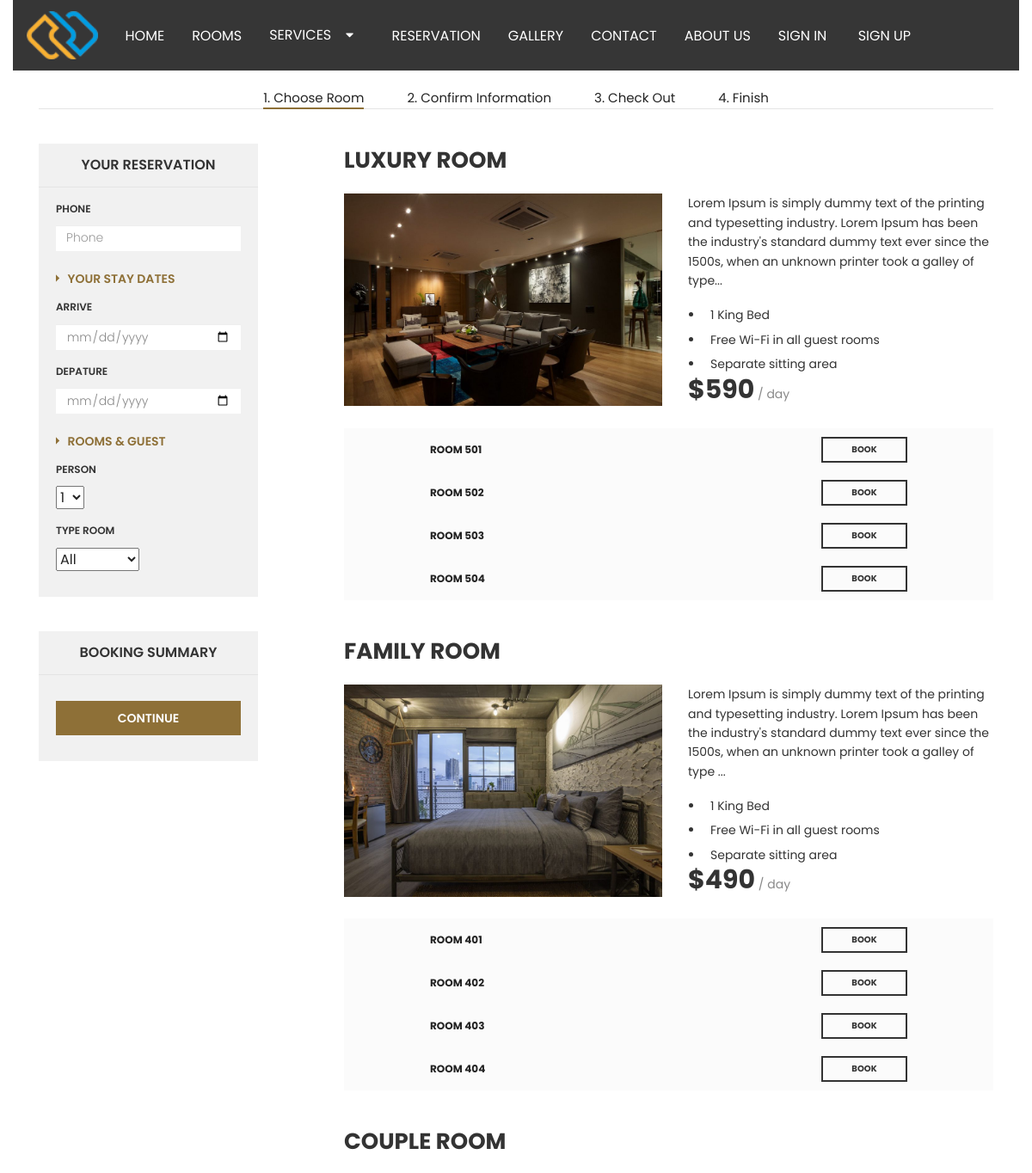
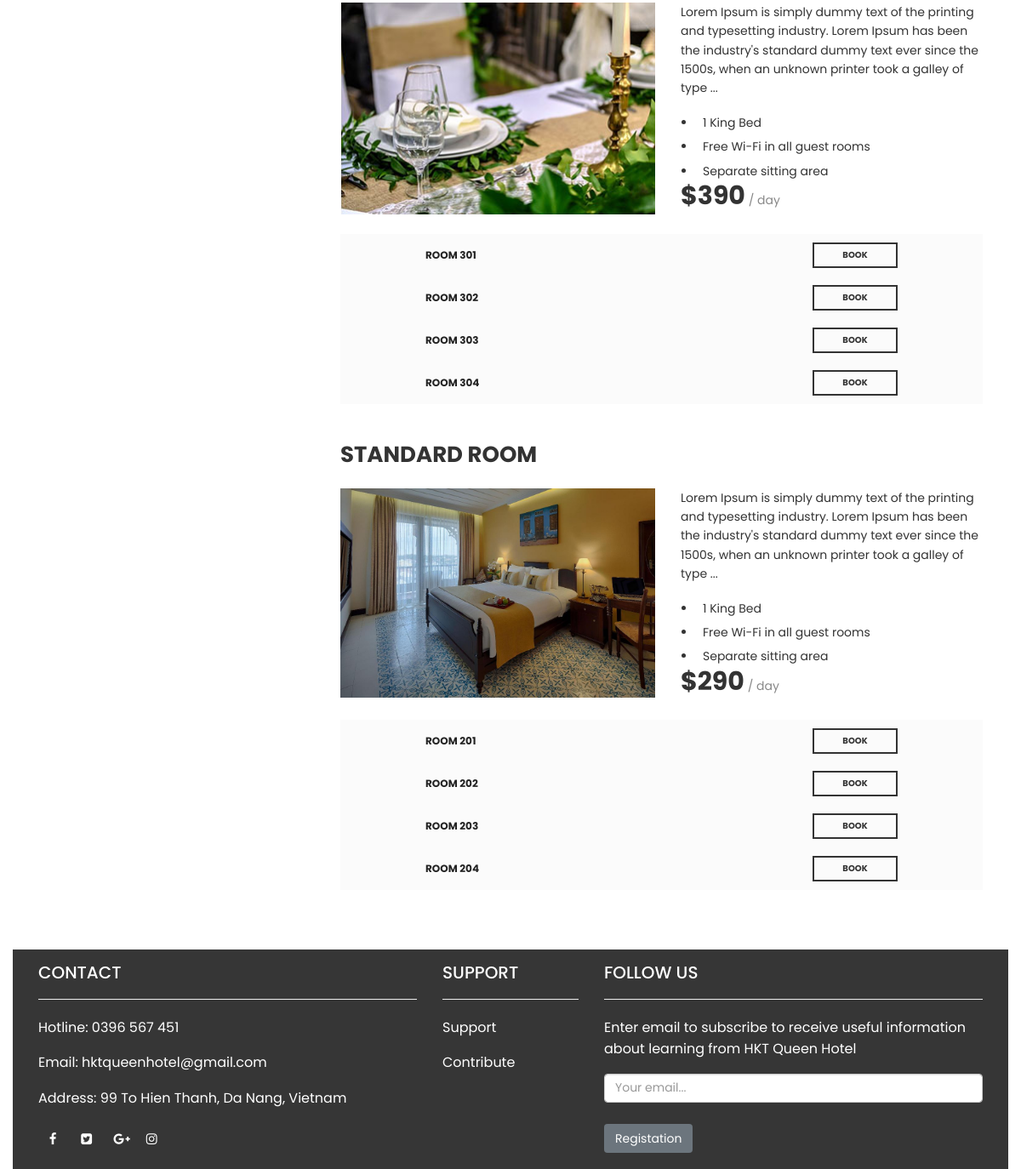
Screenshot of /reservation1.php with the database file from the repository (2 pictures, top to bottom).
### tables this page shows
CREATE TABLE IF NOT EXISTS `rooms` (
    `room_id` INT(11) NOT NULL AUTO_INCREMENT,
    `roomtype_id` INT(11) NOT NULL,
    `noroom` INT(11) NOT NULL,
    `img` VARCHAR(255) NOT NULL,
    `status` VARCHAR(255) NOT NULL,
    `phone` VARCHAR(255) NOT NULL,
    PRIMARY KEY (`room_id`),
    FOREIGN KEY (`roomtype_id`) REFERENCES `roomtypes`(`roomtype_id`) on delete cascade on update cascade
);

### reservation1.php (the view, shortened to what the rows shown need)
<!DOCTYPE html>
<html lang="en">
<head>
    <link rel="stylesheet" type="text/css" href="bootstrap/css/bootstrap.min.css">
    <link rel="stylesheet" href="https://stackpath.bootstrapcdn.com/font-awesome/4.7.0/css/font-awesome.min.css">
    <link rel="stylesheet" type="text/css" href="css/ionicons.min.css">
    <link rel="stylesheet" type="text/css" href="css/bootstrap-select.min.css">
    <link rel="stylesheet" href="css/styles.css">
</head>
<body>
    <div class="container-fluid">
        <section class="section-reservation-page">
            <div class="container">
                <div class="reservation-page">
                    <div class="row">
                        <div class="col-lg-9 col-md-12 col-sm-12 col-xs-12">
                            <div class="reservation_content">
                                <div class="reservation-room" id="rooms-list">
                                    <div class="reservation-room_item">
                                        <h2 class="reservation-room_name"><a href="#">Luxury room</a></h2>
                                        <div class="reservation-room_package">
                                            <?php
                                                include_once 'signup-form/connection.php';
                                                $room = new Room();
                                                $result = $room->getRoomByRoomType(1);
                                                if(ISSET($_SESSION['email'])) {
                                                    if(mysqli_num_rows($result) > 0) {
                                                        while($fetch_data = mysqli_fetch_assoc($result)) {
                                                            if(in_array($fetch_data['room_id'], $_SESSION['room_id']) === false) {
                                                                ?>
                                                                <form class="reservation-package_item">
                                                                    <b>Room <?php echo $fetch_data['noroom']; ?> </b>
                                                                    <a class="btn btn-room" href="save-roombook.php?room_id=<?php echo $fetch_data['room_id'];?>">BOOK</a>
                                                                </form>
                                                            <?php
                                                            }
                                                        }
                                                    }
                                                }
                                                else {
                                                    while($fetch_data = mysqli_fetch_assoc($result)) {
                                                            ?>
                                                            <form class="reservation-package_item">
                                                                <b>Room <?php echo $fetch_data['noroom']; ?> </b>
                                                                <a class="btn btn-room" href="save-roombook.php?room_id=<?php echo $fetch_data['room_id'];?>">BOOK</a>
                                                            </form>
                                                        <?php
                                                    }
                                                }
                                            ?>
                                        </div>
                                    </div>
                                    <div class="reservation-room_item">
                                        <h2 class="reservation-room_name"><a href="#">FAMILY room</a></h2>
                                        <div class="reservation-room_package">
                                            <?php
                                                include_once 'signup-form/connection.php';
                                                $room = new Room();
                                                $result = $room->getRoomByRoomType(2);
                                                if(ISSET($_SESSION['email'])) {
                                                    if(mysqli_num_rows($result) > 0) {
                                                        while($fetch_data = mysqli_fetch_assoc($result)) {
                                                            if(in_array($fetch_data['room_id'], $_SESSION['room_id']) === false) {
                                                                ?>
                                                                <form class="reservation-package_item">
                                                                    <b>Room <?php echo $fetch_data['noroom']; ?> </b>
                                                                    <a class="btn btn-room" href="save-roombook.php?room_id=<?php echo $fetch_data['room_id'];?>">BOOK</a>
                                                                </form>
                                                            <?php
                                                            }
                                                        }
                                                    }
                                                }
                                                else {
                                                    while($fetch_data = mysqli_fetch_assoc($result)) {
                                                            ?>
                                                            <form class="reservation-package_item">
                                                                <b>Room <?php echo $fetch_data['noroom']; ?> </b>
                                                                <a class="btn btn-room" href="save-roombook.php?room_id=<?php echo $fetch_data['room_id'];?>">BOOK</a>
                                                            </form>
                                                        <?php
                                                    }
                                                }
                                            ?>
                                        </div>
                                    </div>
                                    <div class="reservation-room_item">
                                        <h2 class="reservation-room_name"><a href="#">COUPLE room</a></h2>
                                        <div class="reservation-room_package">
                                            <?php
                                                include_once 'signup-form/connection.php';
                                                $room = new Room();
                                                $result = $room->getRoomByRoomType(3);
                                                if(ISSET($_SESSION['email'])) {
                                                    if(mysqli_num_rows($result) > 0) {
                                                        while($fetch_data = mysqli_fetch_assoc($result)) {
                                                            if(in_array($fetch_data['room_id'], $_SESSION['room_id']) === false) {
                                                                ?>
                                                                <form class="reservation-package_item">
                                                                    <b>Room <?php echo $fetch_data['noroom']; ?> </b>
                                                                    <a class="btn btn-room" href="save-roombook.php?room_id=<?php echo $fetch_data['room_id'];?>">BOOK</a>
                                                                </form>
                                                            <?php
                                                            }
                                                        }
                                                    }
                                                }
                                                else {
                                                    while($fetch_data = mysqli_fetch_assoc($result)) {
                                                            ?>
                                                            <form class="reservation-package_item">
                                                                <b>Room <?php echo $fetch_data['noroom']; ?> </b>
                                                                <a class="btn btn-room" href="save-roombook.php?room_id=<?php echo $fetch_data['room_id'];?>">BOOK</a>
                                                            </form>
                                                        <?php
                                                    }
                                                }
                                            ?>
                                        </div>
                                    </div>
                                    <div class="reservation-room_item">
                                        <h2 class="reservation-room_name"><a href="#">STANDARD room</a></h2>
                                        <div class="reservation-room_package">
                                            <?php
                                                include_once 'signup-form/connection.php';
                                                $room = new Room();
                                                $result = $room->getRoomByRoomType(4);
                                                if(ISSET($_SESSION['email'])) {
                                                    if(mysqli_num_rows($result) > 0) {
                                                        while($fetch_data = mysqli_fetch_assoc($result)) {
                                                            if(in_array($fetch_data['room_id'], $_SESSION['room_id']) === false) {
                                                                ?>
                                                                <form class="reservation-package_item">
                                                                    <b>Room <?php echo $fetch_data['noroom']; ?> </b>
                                                                    <a class="btn btn-room" href="save-roombook.php?room_id=<?php echo $fetch_data['room_id'];?>">BOOK</a>
                                                                </form>
                                                            <?php
                                                            }
                                                        }
                                                    }
                                                }
                                                else {
                                                    while($fetch_data = mysqli_fetch_assoc($result)) {
                                                            ?>
                                                            <form class="reservation-package_item">
                                                                <b>Room <?php echo $fetch_data['noroom']; ?> </b>
                                                                <a class="btn btn-room" href="save-roombook.php?room_id=<?php echo $fetch_data['room_id'];?>">BOOK</a>
                                                            </form>
                                                        <?php
                                                    }
                                                }
                                            ?>
                                        </div>
                                    </div>
                                </div>
                            </div>
                        </div>
                    </div>
                </div>
            </div>
        </section>
    </div>
</body>
</html>

### rows the page displays
rooms: noroom "501"
rooms: noroom "502"
rooms: noroom "503"
rooms: noroom "504"
rooms: noroom "401"
rooms: noroom "402"
rooms: noroom "403"
rooms: noroom "404"
rooms: noroom "301"
rooms: noroom "302"
rooms: noroom "303"
rooms: noroom "304"
rooms: noroom "201"
rooms: noroom "202"
rooms: noroom "203"
rooms: noroom "204"
